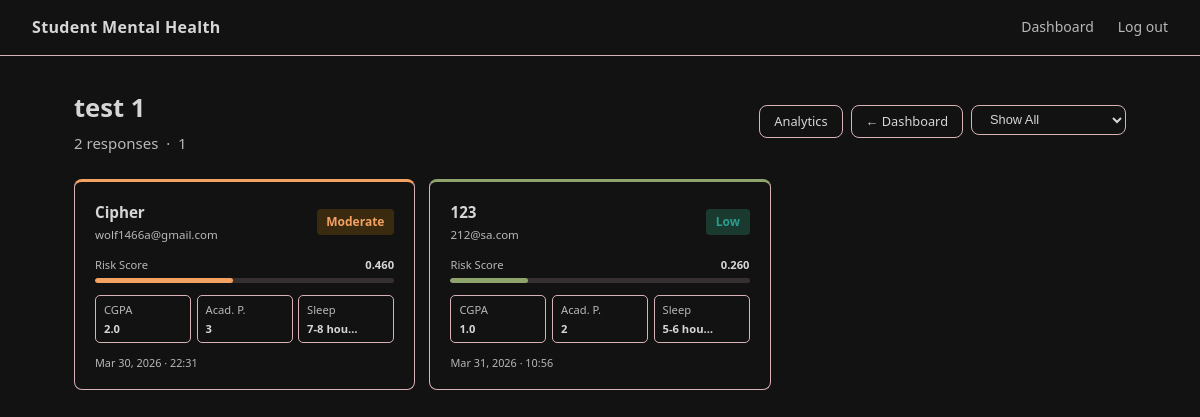
Screenshot of /admin-dashboard/h2hRQ/details/ (signed in) with the database file from the repository.
### core/models.py (models this page shows, shortened)
class Survey(models.Model):
    id          = models.CharField(max_length=5, primary_key=True)
    title       = models.CharField(max_length=200)
    description = models.TextField(blank=True)
    is_active   = models.BooleanField(default=True)
    created_at  = models.DateTimeField(auto_now_add=True)
    closed_at   = models.DateTimeField(null=True, blank=True)

class SurveyResponse(models.Model):
    SLEEP_CHOICES = [
        ("less than 5 hours", "Less than 5 hours"),
        ("5-6 hours",         "5-6 hours"),
        ("7-8 hours",         "7-8 hours"),
        ("more than 8 hours", "More than 8 hours"),
        ("others",            "Others"),
    ]
    DIETARY_CHOICES = [
        ("Healthy",   "Healthy"),
        ("Moderate",  "Moderate"),
        ("Unhealthy", "Unhealthy"),
        ("Others",    "Others"),
    ]
    survey  = models.ForeignKey(Survey, on_delete=models.CASCADE)
    student = models.ForeignKey(Student, on_delete=models.CASCADE)
    age                = models.FloatField()
    gender             = models.CharField(max_length=10)
    cgpa               = models.FloatField()
    academic_pressure  = models.IntegerField()
    work_pressure      = models.IntegerField(default=0)
    study_satisfaction = models.IntegerField()
    job_satisfaction   = models.IntegerField(default=0)
    work_study_hours   = models.FloatField()
    sleep_duration     = models.CharField(max_length=50, choices=SLEEP_CHOICES)
    dietary_habits     = models.CharField(max_length=50, choices=DIETARY_CHOICES)
    suicidal_thoughts  = models.CharField(max_length=10)
    family_history     = models.CharField(max_length=10)
    financial_stress   = models.CharField(max_length=10)
    created_at = models.DateTimeField(auto_now_add=True)

class Student(models.Model):
    name  = models.CharField(max_length=100)
    email = models.EmailField()

class PredictionResult(models.Model):
    RISK_CHOICES = [
        ("Low",      "Low"),
        ("Moderate", "Moderate"),
        ("High",     "High"),
    ]
    response   = models.OneToOneField(SurveyResponse, on_delete=models.CASCADE)
    risk_score = models.FloatField()
    prediction = models.IntegerField()
    risk_level = models.CharField(max_length=10, choices=RISK_CHOICES)
    created_at = models.DateTimeField(auto_now_add=True)

### core/views.py (the view)
# urls.py: path("admin-dashboard/<str:survey_id>/details/",           views.survey_details,  name="survey_details"),
@login_required
@user_passes_test(_is_admin)
def survey_details(request, survey_id):
    survey       = get_object_or_404(Survey, id=survey_id)
    filter_level = request.GET.get("filter")
    responses = (
        SurveyResponse.objects
        .filter(survey=survey)
        .select_related("student", "predictionresult")
        .annotate(
            risk_score=F("predictionresult__risk_score"),
            risk_level=F("predictionresult__risk_level"),
        )
    )
    if filter_level in ("High", "Moderate", "Low"):
        responses = responses.filter(risk_level=filter_level)
    responses = responses.order_by("-risk_score", "-created_at")
    return render(request, "survey_details.html", {
        "survey":    survey,
        "responses": responses,
    })

### core/views.py (called while the page is built)
def _is_admin(user) -> bool:
    return user.is_authenticated and user.is_staff

### core/templates/survey_details.html (shortened to what this page needs)
{% extends "base.html" %}
{% block content %}
<div class="container-wide">
  <div class="flex-between" style="margin-bottom:1.5rem;">
    <div>
      <h1 style="margin-bottom:.15rem;">{{ survey.title }}</h1>
      <p style="margin:0;">
        {{ responses|length }} response{{ responses|length|pluralize }}
        {% if survey.description %}&nbsp;·&nbsp; {{ survey.description }}{% endif %}
      </p>
    </div>
    <div style="display:flex;gap:.5rem;flex-wrap:wrap;">
      <a href="{% url 'survey_analytics' survey.id %}" class="btn btn-secondary btn-sm">Analytics</a>
      <a href="{% url 'admin_dashboard' %}" class="btn btn-secondary btn-sm">← Dashboard</a>
    <form method="get" style="display:inline;">
  <select name="filter" class="btn btn-secondary btn-sm" onchange="this.form.submit()">
    <option value="">Show All</option>
  </select>
</form>
    </div>
  </div>
  {% if not responses %}
  <div class="card" style="text-align:center;padding:3rem;">
    <p style="margin:0;">No responses submitted yet.</p>
  </div>
  {% else %}
  <div style="display:grid;grid-template-columns:repeat(auto-fill,minmax(280px,1fr));gap:.9rem;">
    {% for resp in responses %}
    {% with pred=resp.predictionresult %}
    <a href="{% url 'student_detail' resp.id %}" style="text-decoration:none;color:inherit;display:block;">
      <div style="
        background:var(--card); border:1px solid var(--border);
        border-radius:var(--radius); padding:1.1rem 1.25rem;
        border-top:3px solid
          {% if pred.risk_level == 'High' %}var(--negative)
          {% elif pred.risk_level == 'Moderate' %}var(--accent)
          {% else %}var(--positive){% endif %};
        transition:transform .15s, box-shadow .15s;
        cursor:pointer;
      "
      onmouseover="this.style.transform='translateY(-2px)';this.style.boxShadow='0 8px 24px rgba(0,0,0,.4)'"
      onmouseout="this.style.transform='';this.style.boxShadow=''">
        <div class="flex-between" style="margin-bottom:.75rem;">
          <div>
            <div style="font-weight:600;font-size:.95rem;">{{ resp.student.name }}</div>
            <div style="font-size:.72rem;color:var(--muted);margin-top:.1rem;">{{ resp.student.email }}</div>
          </div>
          {% if pred %}
          <span class="badge badge-{{ pred.risk_level|lower }}">{{ pred.risk_level }}</span>
          {% endif %}
        </div>
        {% if pred %}
        <div style="margin-bottom:.75rem;">
          <div style="display:flex;justify-content:space-between;font-size:.7rem;color:var(--muted);margin-bottom:.25rem;">
            <span>Risk Score</span>
            <span style="font-weight:600;color:var(--text);">{{ pred.risk_score|floatformat:3 }}</span>
          </div>
          <div style="height:5px;background:rgba(216,178,182,.18);border-radius:99px;overflow:hidden;">
            <div style="height:100%;border-radius:99px;width:{% widthratio pred.risk_score 1 100 %}%;background:
              {% if pred.risk_level == 'High' %}var(--negative)
              {% elif pred.risk_level == 'Moderate' %}var(--accent)
              {% else %}var(--positive){% endif %};"></div>
          </div>
        </div>
        {% endif %}
        <div style="display:grid;grid-template-columns:1fr 1fr 1fr;gap:.35rem;margin-bottom:.65rem;">
          <div style="background:var(--surface);border:1px solid var(--border);border-radius:5px;padding:.3rem .5rem;font-size:.7rem;">
            <div style="color:var(--muted);">CGPA</div>
            <div style="font-weight:600;margin-top:.05rem;">{{ resp.cgpa|default:"0" }}</div>
          </div>
          <div style="background:var(--surface);border:1px solid var(--border);border-radius:5px;padding:.3rem .5rem;font-size:.7rem;">
            <div style="color:var(--muted);">Acad. P.</div>
            <div style="font-weight:600;margin-top:.05rem;">{{ resp.academic_pressure|default:"0" }}</div>
          </div>
          <div style="background:var(--surface);border:1px solid var(--border);border-radius:5px;padding:.3rem .5rem;font-size:.7rem;overflow:hidden;">
            <div style="color:var(--muted);">Sleep</div>
            <div style="font-weight:600;margin-top:.05rem;white-space:nowrap;overflow:hidden;text-overflow:ellipsis;">
              {{ resp.sleep_duration|default:"—"|truncatechars:8 }}
            </div>
          </div>
        </div>
        <div style="font-size:.68rem;color:var(--muted);">
          {{ resp.created_at|date:"M j, Y · H:i" }}
        </div>
      </div>
    </a>
    {% endwith %}
    {% endfor %}
  </div>
  {% endif %}
</div>
{% endblock %}

### core/templates/base.html (style rules this page uses)
*, *::before, *::after { box-sizing: border-box; margin: 0; padding: 0; }
:root { --bg: #121212; --surface: #121212; --card: #121212; --border: #D8B2B6; --accent: #f4a261; --accent2: #f4a261; --positive: #8FA36D; --neutral: #eee239; --negative: #e63946; --text: #d6d6d6; --muted: #b9b7b7; ; --radius: 8px; }
body { font-family: "Segoe UI", system-ui, sans-serif; background: var(--bg); color: var(--text); min-height: 100vh; font-size: 15px; line-height: 1.6; }
.container-wide { max-width: 1100px; margin: 0 auto; padding: 2rem 1.5rem; }
h1 { font-size: 1.6rem; font-weight: 600; margin-bottom: 0.5rem; }
p { color: var(--muted); margin-bottom: 1rem; }
.btn { display: inline-block; padding: 0.6rem 1.5rem; border-radius: var(--radius); font-size: 0.9rem; font-weight: 500; cursor: pointer; border: none; text-decoration: none; transition: opacity 0.15s; }
.btn-secondary { background: var(--card); color: var(--text); border: 1px solid var(--border); }
.btn-sm { padding: 0.35rem 0.875rem; font-size: 0.8rem; }
.badge { display: inline-block; padding: 0.2rem 0.6rem; border-radius: 4px; font-size: 0.75rem; font-weight: 600; }
.badge-low { background: #1a3a30; color: #2a9d8f; }
.badge-moderate { background: #3a2a10; color: #f4a261; }
.flex-between { display: flex; align-items: center; justify-content: space-between; }

### rows the page displays
Survey: title "test 1", description "1"
SurveyResponse: student.name "Cipher", student.email "wolf1466a@gmail.com", predictionresult.risk_level "Moderate", predictionresult.risk_score "0.460", cgpa "2.0", academic_pressure "3", sleep_duration "7-8 hou…", created_at "Mar 30, 2026 · 22:31"
SurveyResponse: student.name "123", student.email "212@sa.com", predictionresult.risk_level "Low", predictionresult.risk_score "0.260", cgpa "1.0", academic_pressure "2", sleep_duration "5-6 hou…", created_at "Mar 31, 2026 · 10:56"

### other values shown
{{ responses|length }} "2"
